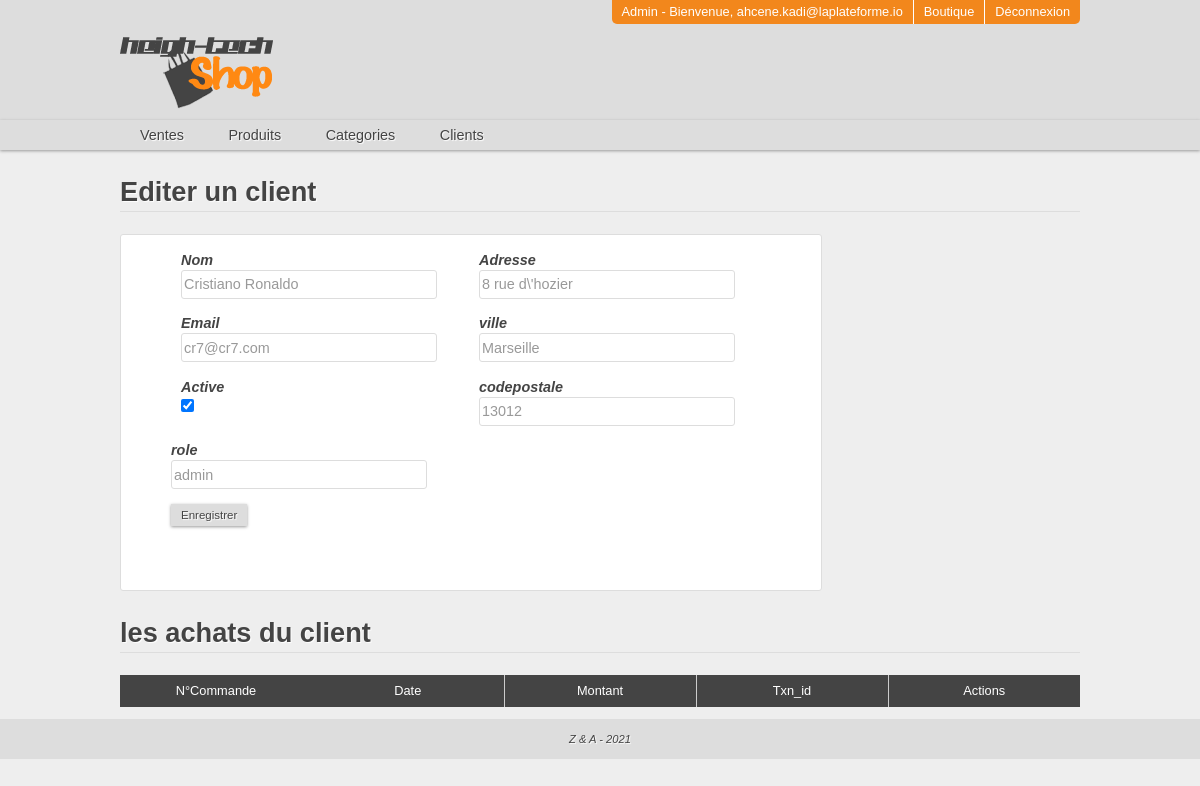
The app's page /admin/editUser.php?id=7 (signed in) with its own data.
### tables this page shows
CREATE TABLE `users` (
  `id` int(11) NOT NULL,
  `nom` varchar(50) NOT NULL,
  `password` varchar(255) NOT NULL,
  `email` varchar(255) NOT NULL,
  `adresse` varchar(255) NOT NULL,
  `ville` varchar(100) NOT NULL,
  `codepostale` int(5) NOT NULL,
  `token` varchar(255) NOT NULL,
  `active` int(1) DEFAULT '0',
  `role` varchar(20) DEFAULT 'client'
);

### Classes/Db.php (called while the page is built, shortened)
<?php
class Db{
	private $host=HOST;
	private $name=DBNAME;
	private $user=USER;
	private $pass=PWD;
	private $connexion;
	function __construct($host=null,$name=null,$user=null,$pass=null){
		try{
			$this->connexion = new PDO('mysql:host='.$this->host.';dbname='.$this->name,
				$this->user,$this->pass,array(
					1002 =>'SET NAMES UTF8',
					PDO::ATTR_ERRMODE => PDO::ERRMODE_WARNING
					));
			$this->connexion->exec('SET NAMES utf8');
		}catch (PDOException $e){
			echo $e->getMessage();
		}
	}
	public function query($sql , $data=array()){
		$req = $this->connexion->prepare($sql);
		$req->execute($data);
		return $req->fetchAll(PDO::FETCH_OBJ);
	}
}

### admin/includes/includes.php (called while the page is built, shortened)
<?php session_start();
require_once '../Classes/Db.php';
$DB = new Db();
 ?>

### admin/editUser.php (the view, shortened to what this page needs)
<?php require 'includes/includes.php';
  if(!empty($_GET['id'])){
    $id= intval($_GET['id']);
    $user = $DB->query("SELECT * FROM users WHERE id=:id LIMIT 1",array('id'=>$id));
    if(!empty($user)){
      $user=$user[0];
    }else{
      $_SESSION['erreur'] = "Client ou utilisateur introuvable dans notre base";
      header('location:clients.php');
      exit();
    }
  }
 require 'includes/header.php'; ?>
     <h2>Editer un client</h2>
     <form action ="editUser.php?id=<?php echo $_GET['id']; ?>" method="POST" id="signup">
        <fieldset>
         <p>
          <label for="nom">Nom </label>
          <input type="text" name="nom" value="<?php echo isset($_POST['nom'])?$_POST['nom']:$user->nom; ?>">
        </p>
         <p>
          <label for="email">Email </label>
          <input type="text" name="email" value="<?php echo isset($_POST['email'])?$_POST['email']:$user->email; ?>">
        </p>
        <p>
          <label for="active">Active </label>
          <input type="checkbox" name="active" <?php echo ($user->active ==1)?'checked="checked" ':'' ?>
          value="<?php echo $user->active ?>">
        </p>
        </fieldset>
        <fieldset>
           <p>
          <label for="adresse">Adresse </label>
          <input type="text" name="adresse" value="<?php echo isset($_POST['adresse'])?$_POST['adresse']:$user->adresse; ?>">
        </p>
        <p>
          <label for="ville">ville </label>
          <input type="text" name="ville" value="<?php echo isset($_POST['ville'])?$_POST['ville']:$user->ville; ?>">
        </p>
        <p>
          <label for="codepostale">codepostale </label>
          <input type="text" name="codepostale" value="<?php echo isset($_POST['codepostale'])?$_POST['codepostale']:$user->codepostale; ?>">
        </p>
        </fieldset>
         <p>
          <label for="role">role </label>
          <input type="text" name="role" value="<?php echo isset($_POST['role'])?$_POST['role']:$user->role; ?>">
        </p>
        <p>
            <input type="submit" value="Enregistrer">
        </p>
     </form>
     <h2>les achats du client</h2>
    <table>
      <thead>
        <tr>
          <th>N°Commande</th>
          <th>Date</th>
          <th>Montant</th>
          <th>Txn_id</th>
          <th>Actions</th>
        </tr>
      </thead>
    </table>
<?php require 'includes/footer.php'; ?>

### css/style.css (style rules this page uses)
html { font-size: 100%; -webkit-text-size-adjust: 100%; -ms-text-size-adjust: 100%; }
html, button, input, select, textarea { font-family: sans-serif; color: #222; }
body { margin: 0; font-size: 1em; line-height: 1.4; }
form { margin: 0; }
fieldset { border: 0; margin: 0; padding: 0; }
label { cursor: pointer; }
button, input, select, textarea { font-size: 100%; margin: 0; vertical-align: baseline; *vertical-align: middle; }
button, input { line-height: normal; }
button, input[type="button"], input[type="reset"], input[type="submit"] { cursor: pointer; -webkit-appearance: button; *overflow: visible; }
input[type="checkbox"], input[type="radio"] { box-sizing: border-box; padding: 0; *width: 13px; *height: 13px; }
table { border-collapse: collapse; border-spacing: 0; }

### css/main.css (style rules this page uses)
h2 { color: #444; font-size: 1.7em; text-shadow: 1px 1px 1px white; border-bottom: 1px solid #ddd; position: relative; }
p { font-size: 0.9em; color: #444; font-style: italic; }
body { background-color: #EEE; }
table { width: 100%; }
table thead th { height: 30px; background: #444; color: #FFF; font-size: .8em; font-weight: normal; width: 10%; border-right: 1px solid #CCC; }
table thead th:first-child, table thead th:last-child { border: none; }
#signup { width: 600px; margin: 100px auto; background-color: #FFF; padding: 0 50px 50px; border: 1px solid #DDD; -webkit-border-radius: 3px; -moz-border-radius: 3px; -ms-border-radius: 3px; -o-border-radius: 3px; border-radius: 3px; }
form { margin: 20px; }
form label { display: block; font-weight: bold; }
form input[type='text'], form input[type='email'], form input[type='password'] { height: 25px; width: 250px; outline: none; color: #999; border: 1px solid #DDD; -webkit-border-radius: 3px; -moz-border-radius: 3px; -ms-border-radius: 3px; -o-border-radius: 3px; border-radius: 3px; }
form input[type='submit'] { border: none; background: #ddd; -webkit-box-shadow: 0 1px 3px #999999; -moz-box-shadow: 0 1px 3px #999999; box-shadow: 0 1px 3px #999999; color: #444!important; font-size: .8em; text-shadow: 1px 1px 1px white; text-decoration: none; padding: 5px 10px; }
form fieldset { width: 278px; float: left; margin: 0 10px; }

### css/admin.css (style rules this page uses)
form#signup { margin:0!important; }

### records on screen
users: nom "Cristiano Ronaldo", email "cr7@cr7.com", active "☑", adresse "8 rue d\\'hozier", ville "Marseille", codepostale "13012", role "admin"

### other values on screen
$_SESSION['user']['email'] "ahcene.kadi@laplateforme.io"
